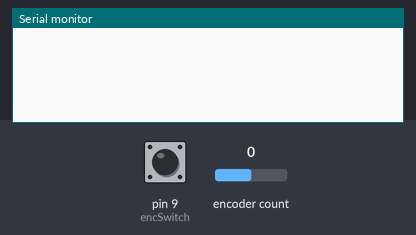
Bench run of a program on a simulated Arduino Leonardo, built with avr-gcc and run on an emulated ATmega32U4. Shown: the last lines printed to the serial monitor. The test bench sets the inputs (shaded band); at power-on: pin 9 (encSwitch) LOW, encoder count 0. USB keyboard and mouse output is not drawn.

Above: at 1.2 s.
1.3 s: pin 9 (encSwitch) pulled HIGH for 0.15 s
At 1.43 s:
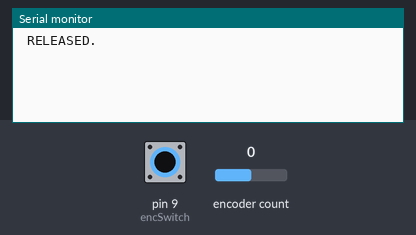
At 1.8 s:
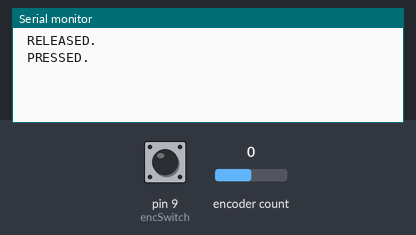

Measured:
- after the input at 1.3 s, the serial monitor: prints a new line at once (image 1)

The program:

main.cpp
```cpp
#include <Arduino.h>
#include <Keypad.h>
#include <Encoder.h>
#include "Joystick.h"

//#define DEBUG
//#define TESTING

Joystick_ Joystick(JOYSTICK_DEFAULT_REPORT_ID,
  JOYSTICK_TYPE_GAMEPAD, 12, 0,
  false, false, false, false, false, false,
  false, false, false, false, false);
//Joystick_ Joystick();

const byte ROWS = 3; //four rows
const byte COLS = 3; //three columns
//char keys[ROWS][COLS] = {
//  {0,1,2},
//  {3,4,5},
//  {6,7,8}
//};
// used map above to see what order buttons come up and created map below to set preferred order
char keys[ROWS][COLS] = {
  {4,7,1},
  {5,6,2},
  {3,8,0}
};
byte rowPins[ROWS] = {4, 3, 2}; //connect to the row pinouts of the kpd
byte colPins[COLS] = {7, 6, 5}; //connect to the column pinouts of the kpd

Keypad kpd = Keypad( makeKeymap(keys), rowPins, colPins, ROWS, COLS );

Encoder myEnc(0, 1);
// encoder button & directions
const int encoderButton = 9;
const int counterClockwise = 10;
const int clockwise = 11;

const byte encSwitch = 9;
int lastButtonState = 0;
int buttonState = 0;
int debounceCount = 0;
const int buttonDebounce = 4;

#ifdef DEBUG
String msg;
#endif

long oldPosition  = -999;

void setup() {
    Serial.begin(115200);
    Joystick.begin();
    pinMode(encSwitch, INPUT);
    #ifdef DEBUG
    msg = "";
    #endif
}

void loop() {
    void joystickToggle(int button);

    // Fills kpd.key[ ] array with up-to 10 active keys.
    // Returns true if there are ANY active keys.
    if (kpd.getKeys())
    {
        for (int i=0; i<LIST_MAX; i++)   // Scan the whole key list.
        {
            if ( kpd.key[i].stateChanged )   // Only find keys that have changed state.
            {
                if (kpd.key[i].kstate == PRESSED) {
                    Joystick.pressButton((int) kpd.key[i].kchar);
                    #ifdef DEBUG
                        msg = " PRESSED.";
                    #endif
                } else if (kpd.key[i].kstate == RELEASED) {
                    Joystick.releaseButton((int) kpd.key[i].kchar);
                    #ifdef DEBUG
                        msg = " RELEASED.";
                    #endif
                }
#ifdef DEBUG
                Serial.print("Key ");
                Serial.print((int) kpd.key[i].kchar);
                Serial.println(msg);
#endif
            }
        }
    }

    // read rotary encoder
    long newPosition = myEnc.read();
    const int countDiv = 3;
    if (newPosition != oldPosition) {
        if (newPosition > (oldPosition + countDiv)) {
            joystickToggle(counterClockwise);
            oldPosition = newPosition;
            #ifdef DEBUG
            Serial.println(newPosition);
            #endif
        } else if (newPosition < (oldPosition - countDiv)) {
            joystickToggle(clockwise);
            oldPosition = newPosition;
            #ifdef DEBUG
            Serial.println(newPosition);
            #endif
        }
    }

    // read rotary encoder switch
    buttonState = digitalRead(encSwitch);
    if (buttonState != lastButtonState) {
        if (++debounceCount > buttonDebounce) {
            if (buttonState == 0) {
                Joystick.pressButton(encoderButton);
                Serial.println(" PRESSED.");
            } else {
                Joystick.releaseButton(encoderButton);
                Serial.println(" RELEASED.");
            }
            lastButtonState = buttonState;
            debounceCount = 0;
        }
    }
}  // End loop

#ifdef TESTING
const int delayTime = 200;      // slow it down so I can see it onscreen
#else
const int delayTime = 12;
#endif
void joystickToggle(int button) {
    Joystick.pressButton(button);       // button pressed
    delay(delayTime);
    Joystick.releaseButton(button);       // button released
}
```
